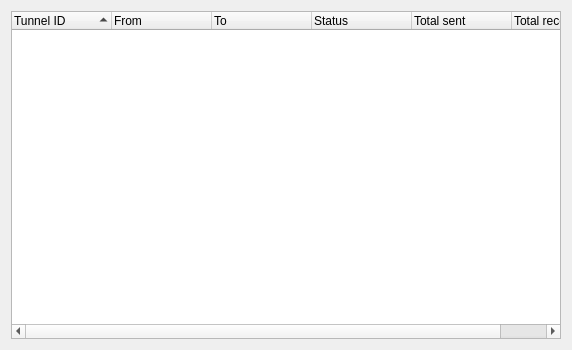
<?xml version="1.0" encoding="UTF-8"?>
<ui version="4.0">
 <class>TunnelStatisticsDialog</class>
 <widget class="QWidget" name="TunnelStatisticsDialog">
  <property name="geometry">
   <rect>
    <x>0</x>
    <y>0</y>
    <width>572</width>
    <height>350</height>
   </rect>
  </property>
  <property name="windowTitle">
   <string>Tunnel Statistics</string>
  </property>
  <layout class="QGridLayout" name="gridLayout_2">
   <item row="0" column="0">
    <widget class="QTreeWidget" name="authenticatedTunnels_TW">
     <property name="sortingEnabled">
      <bool>true</bool>
     </property>
     <property name="headerHidden">
      <bool>false</bool>
     </property>
     <column>
      <property name="text">
       <string>Tunnel ID</string>
      </property>
     </column>
     <column>
      <property name="text">
       <string>From</string>
      </property>
     </column>
     <column>
      <property name="text">
       <string>To</string>
      </property>
     </column>
     <column>
      <property name="text">
       <string>Status</string>
      </property>
     </column>
     <column>
      <property name="text">
       <string>Total sent</string>
      </property>
     </column>
     <column>
      <property name="text">
       <string>Total received</string>
      </property>
     </column>
    </widget>
   </item>
  </layout>
 </widget>
 <resources/>
 <connections/>
</ui>
